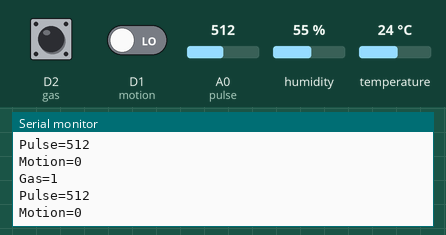
This sketch was run on a simulated ESP8266 (NodeMCU). Parts: the last lines printed to the serial monitor. The inputs (shaded band) are chosen by the test bench; at power-on: A0 (pulse) = 512, D2 (gas) HIGH, D1 (motion) LOW, humidity 55 %, temperature 24 °C. WiFi joins after 1.5 s; servers stay silent unless stated.

Above: at 5.1 s.
5.2 s: A0 (pulse) set to 540
At 7.1 s:
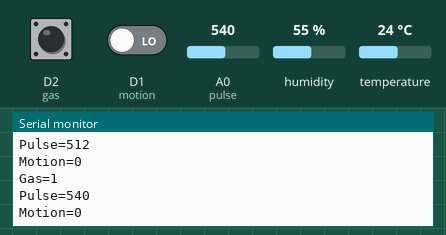
7.3 s: A0 (pulse) set to 558
At 8.0 s:
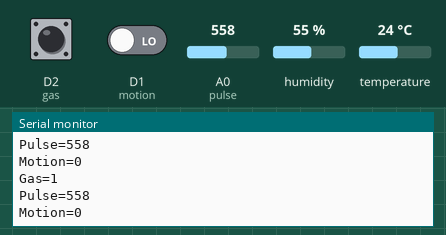
Timing chart, 0 to 9.9 s (numbered marks = the images above; inputs shaded):
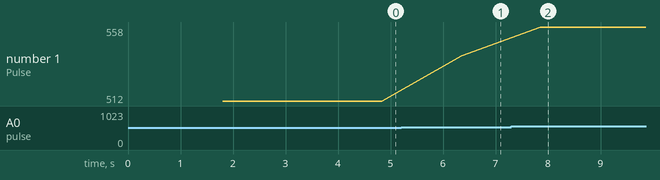

Measured:
- after the input at 5.2 s, the serial monitor: prints a new line after 1.2 s (image 1)
- after the input at 7.3 s, the serial monitor: prints a new line after 0.56 s (image 2)
- plotted number 1: 512 → 540 after the input at 5.2 s, 540 → 558 after the input at 7.3 s

The sketch:

Remote_Patient_Monitoring_FILE2.ino
```cpp
#define BLYNK_PRINT Serial
#include <Blynk.h>
#include <ESP8266WiFi.h>
#include <BlynkSimpleESP8266.h>
#include <DHT.h>

#define DHTPIN 2          // D4
#define DHTTYPE DHT11

DHT dht(DHTPIN, DHTTYPE);

char auth[] = "Authentication_Token";
char ssid[] = "WiFi_SSID";
char pass[] = "WiFi_Pass";

BlynkTimer timer;

const int pulse=A0;
 const int motion=D1;
const int gas=D2;

const int threshold=549;
int motionvalue=0;
int gasvalue=0;
int pulsevalue=0;

void setup() {
Serial.begin(115200);
Blynk.begin(auth, ssid, pass);

dht.begin();
timer.setInterval(1000L, sendSensor);

pinMode(motion,INPUT);
pinMode(gas,INPUT);
pinMode(pulse,INPUT);

}

void sendSensor()
{
  float h = dht.readHumidity();
  float t = dht.readTemperature(); // or dht.readTemperature(true) for Fahrenheit

  if (isnan(h) || isnan(t)) {
    Serial.println("Failed to read from DHT sensor!");
    return;
  }

  Blynk.virtualWrite(V5, h);
  Blynk.virtualWrite(V6, t);
}

void loop() {

pulsevalue=analogRead(pulse);
gasvalue=digitalRead(gas);
motionvalue=digitalRead(motion);

Serial.print("Gas=");
Serial.println(gasvalue);
Serial.print("Pulse=");
Serial.println(pulsevalue);
Serial.print("Motion=");
Serial.println(motionvalue);

if (pulsevalue<=threshold) {
Blynk.virtualWrite(V4, pulsevalue);
delay(1500);
}

if (gasvalue == 0) {
Blynk.notify("Toxic Gas Detected..Please take a proper step.........");
//delay(1500);
}

if (motionvalue==1) {
Blynk.notify("Patient Fall Detected..Please take a proper step.........");
//delay(1500);
}
else {
//Blynk.notify(" Everything is ok........");
//delay(150000);
Blynk.run();
timer.run();
}
}
```
